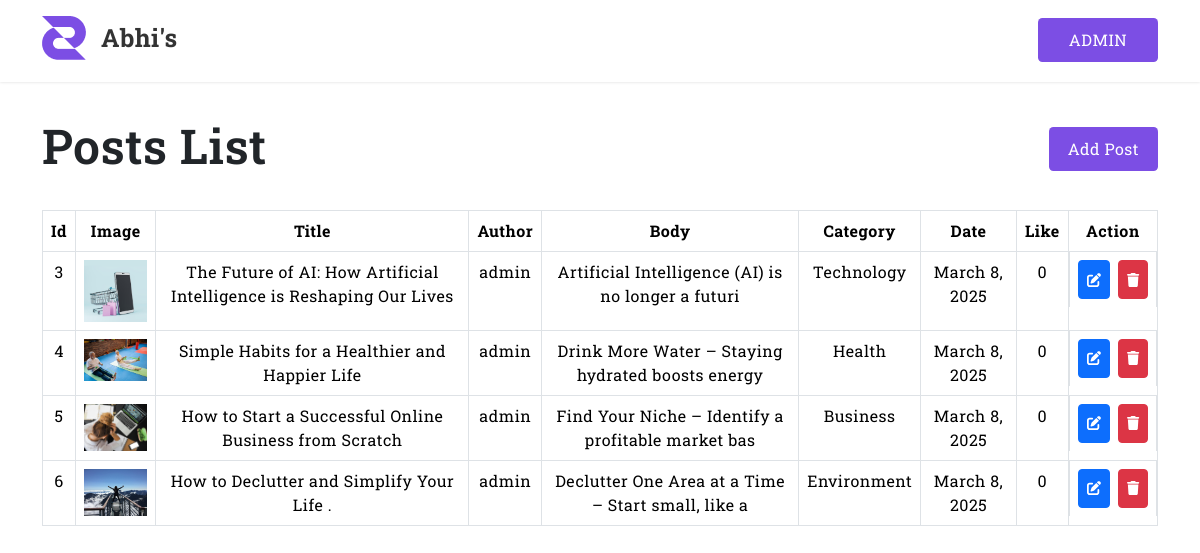
Page /totalpost/ (signed in) on the earlier database version.
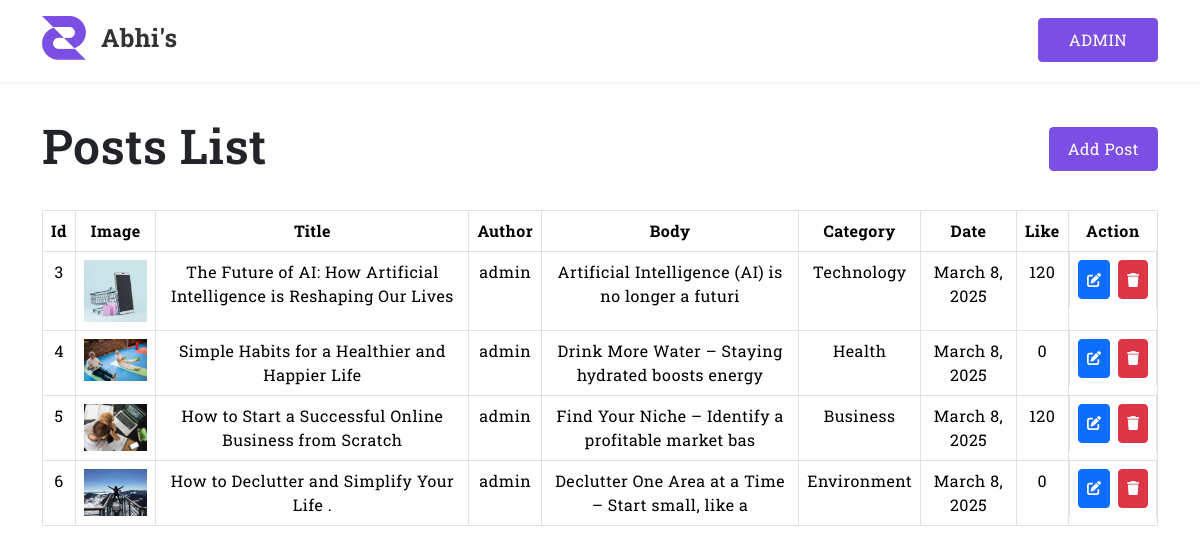
Same page on the later database version.
### app/models.py (models this page shows, shortened)
class PostModel(models.Model):
    title = models.CharField(max_length=80)
    author = models.ForeignKey(User, on_delete=models.CASCADE)
    body = models.TextField(blank=False)
    is_publish = models.BooleanField(default=False)
    like = models.IntegerField(default=0)
    create_at = models.DateField(auto_now_add=True)
    category = models.CharField(max_length=200, blank=True)
    image = models.ImageField(null=True)

### app/views.py (the view)
# urls.py: path("totalpost/", TotalPostView, name="totalpost"),
def TotalPostView(request):
    posts, cat = TotalPostData(request.user)
    context = {"posts": posts, "cats": cat}
    return render(request, "app/totalpost.html", context)

### app/db_query.py (called while the page is built)
def CatData():
    cat = PostModel.objects.all()
    return cat

def TotalPostData(user):
    cat = CatData()
    posts = PostModel.objects.filter(author=user).all()
    return posts, cat

### templates/app/totalpost.html
{% extends 'app/userbase.html' %} {% block content %}
<section class="p-2">
  <div class="container">
   <div class="d-flex justify-content-between align-items-center flex-column flex-lg-row">
    <h2 class="py-lg-4 text-center">Posts List</h2>
    <a href="/add-post/" class="primary-btn mt-2 mt-lg-0 mb-5 mb-lg-0">
        Add Post
    </a>
   </div>
    <div class="table-responsive border-0">
      <table class="table border text-center table-bordered table-hover">
        <div>
          <tr>
            <th scope="col">Id</th>
            <th scope="col">Image</th>
            <th scope="col">Title</th>
            <th scope="col">Author</th>
            <th scope="col ">Body</th>
            <th scope="col">Category</th>
            <th scope="col">Date</th>
            <th scope="col">Like</th>
            <th scope="col">Action</th>
          </tr>
        </div>
        <div>
          {% if posts %}
          {% for post in posts %}
          <tr>
            <td>{{post.id}}</td>
            <td>
              <img
                src="{{post.image.url}}"
                alt=""
                width="80px"
                height="80px"
                class="img-fluid object-cover"
              />
            </td>
            <td>{{post.title}}</td>
            <td>{{post.author}}</td>
            <td>{{post.body|slice:":50"}}</td>
            <td>{{post.category}}</td>
            <td>{{post.create_at}}</td>
            <td>{{post.like}}</td>
            <td class="d-flex gap-2">
              <a
                href="/edit-post/{{post.id}}"
                class="btn btn-sm p-2 btn-primary"
              >
                <i class="fa fa-edit"></i>
              </a>
              <a href="/delete-post/{{post.id}}" class="btn btn-sm p-2 btn-danger">
                <i class="fa fa-trash"></i>
              </a>
            </td>
          </tr>
          {% endfor %}
          {% else %}
          <tr>
            <p class="text-warning">You Don't Have Any Post ..Make A New Post Click on Add Post</p>
          </tr>
          {% endif %}
        </div>
      </table>
    </div>
  </div>
</section>
{% endblock %}

### templates/app/userbase.html (shortened to what this page needs)
<!DOCTYPE html>
{% load static %}
<html lang="en">
  <head>
    {% load bootstrap5 %} {% bootstrap_css %} {% bootstrap_javascript %}
    {% include 'app/inc/links.html' %}
  </head>
  <body>
    {% include 'app/inc/userheader.html' %}
    <main>{% block content %} {% endblock %}</main>
  </body>
</html>

### templates/app/inc/links.html (shortened to what this page needs)
{% load static %}
 <link
 rel="stylesheet"
 href="https://cdnjs.cloudflare.com/ajax/libs/font-awesome/6.2.0/css/all.min.css"
/>
<link
 rel="stylesheet"
 href="{% static 'base.css' %}"
 media="all"
 type="text/css"
/>

### templates/app/inc/userheader.html (shortened to what this page needs)
{% load static %}
<nav class="nav">
  <div class="container nav-container d-flex flex-row justify-content-between">
    <div class="logo">
      <a href="/" class="logo-link">
        <img src="{% static 'img/logo.png' %}  " alt="" class="img-fluid" />
        <span class="logo-text">Abhi's</span>
      </a>
    </div>
    <div class="">
      <div class="btn-container">
        {% if user.is_authenticated %}
        <div class="primary-btn drop-btn text-center">
          {{user.username|upper}}
        </div>
        {% else %}
        <a class="primary-btn" href="/register/">Register</a>
        {% endif %}
      </div>
    </div>
  </div>
</nav>

### static/base.css (style rules this page uses)
:root { --primary: #7c4ee4; --primary-dark: #7242e4; --secoundary: #333333; --dark-gay: #666666; --light-gray: #666666; --white: #ffffff; --font-size-h1: 3.5rem; --font-size-h2: 3rem; --font-size-h3: 2.5rem; --font-size-h4: 2rem; --font-size-h5: 1.51rem; --font-size-h6: 1.2rem; --big-p-font: 1.1rem; --small-p-font: 1rem; --line-height: 1.6rem; --font-bold: 600; --box-shadow: 0 0.5rem 1rem rgba(0, 0, 0, 0.15); --box-shadow-sm: 0 0.125rem 0.25rem rgba(0, 0, 0, 0.075); --box-shadow-lg: 0 1rem 3rem rgba(0, 0, 0, 0.175); --border-radius: 0.275rem; }
* { margin: 0; padding: 0; -webkit-box-sizing: border-box; box-sizing: border-box; }
html { scroll-behavior: smooth; }
body { font-optical-sizing: auto; font-weight: 400; font-style: normal; font-family: "Roboto Slab", serif !important; letter-spacing: 0.5px; }
h1, h2, h3, h4, h5, h6 { font-weight: var(--font-bold); }
h2 { font-size: var(--font-size-h2); line-height: 4rem; }
a { text-decoration: none; }
.primary-btn { background-color: var(--primary); color: var(--white); padding: 9px 18px; font-size: var(--small-p-font); border-radius: var(--border-radius); transition: background-color 0.3s ease; border: 1.3px solid transparent; border-radius: var(--border-radius); -webkit-border-radius: var(--border-radius); -moz-border-radius: var(--border-radius); -ms-border-radius: var(--border-radius); -o-border-radius: var(--border-radius); -webkit-transition: all 0.3s ease; -moz-transition: all 0.3s ease; -ms-transition: all 0.3s ease; -o-transition: all 0.3s ease; cursor: pointer; transform: translateY(-1px); -webkit-transform: translateY(-1px); -moz-transform: translateY(-1px); -ms-transform: translateY(-1px); -o-transform: translateY(-1px); }
nav { background-color: var(--white); padding: 1rem 0; position: sticky; top: 0; left: 0; z-index: 999; width: 100%; box-shadow: 0 0 3px rgba(0, 0, 0, 0.15); }
.nav-container { display: flex; justify-content: space-between; align-items: center; }
.logo-link { display: inline-flex; justify-content: center; align-items: center; gap: 15px; }
.logo-text { font-size: 25px; font-weight: 700; color: var(--secoundary) !important; }
.drop-btn { position: relative; display: inline-flex; flex-direction: column; min-width: 120px; text-align: center; }

Differences in the rows shown:
changed PostModel "The Future of AI: How Artificial Intelligence is Reshaping Our Lives": like "0" → "120"
changed PostModel "How to Start a Successful Online Business from Scratch": like "0" → "120"
